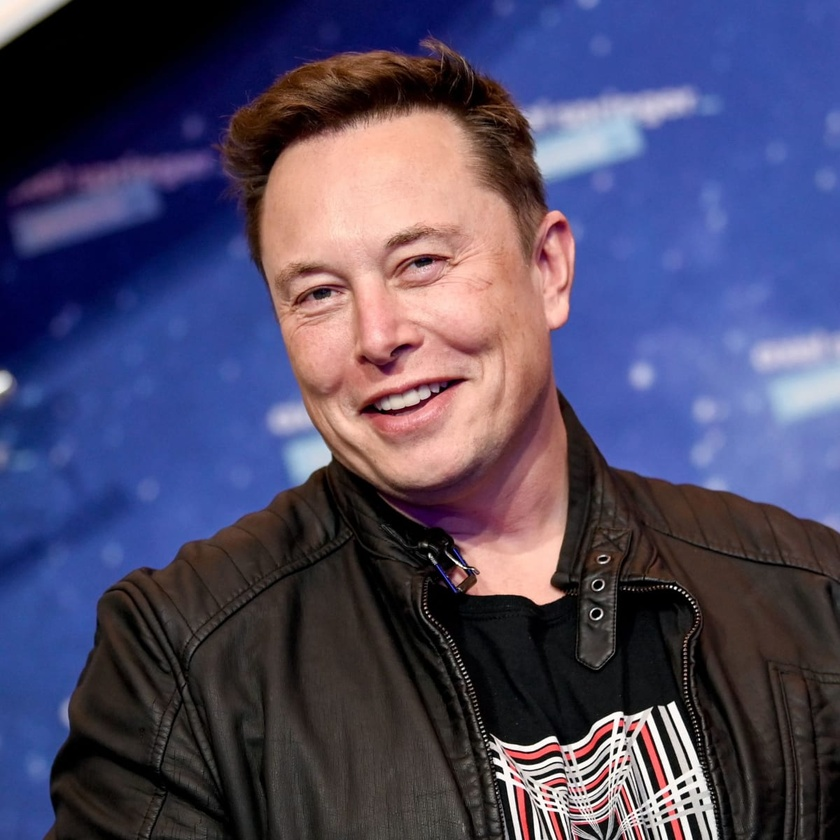
#> input picture Desktop/pythonProject/images/elon.jpg, 840 x 840 px, shrunk from 1200 x 1200 before the run, found by its file name
$ python dataset_description.py
#> lines starting #> are read from the running program, lines starting #| are printed output that depends on the picture; after the words box and inside, x2 and y2 are one past the last pixel; in counts of white or black regions, pixels touching at a corner belong together
import numpy as np
import cv2
from matplotlib import pyplot as plt
img = cv2.imread('elon.jpg')
#> img is the input picture: shape (840, 840, 3); mean B, G, R 100.7, 72.9, 77.8
ori = cv2.imread('elon.jpg')
gray = cv2.cvtColor(img,cv2.COLOR_BGR2GRAY)
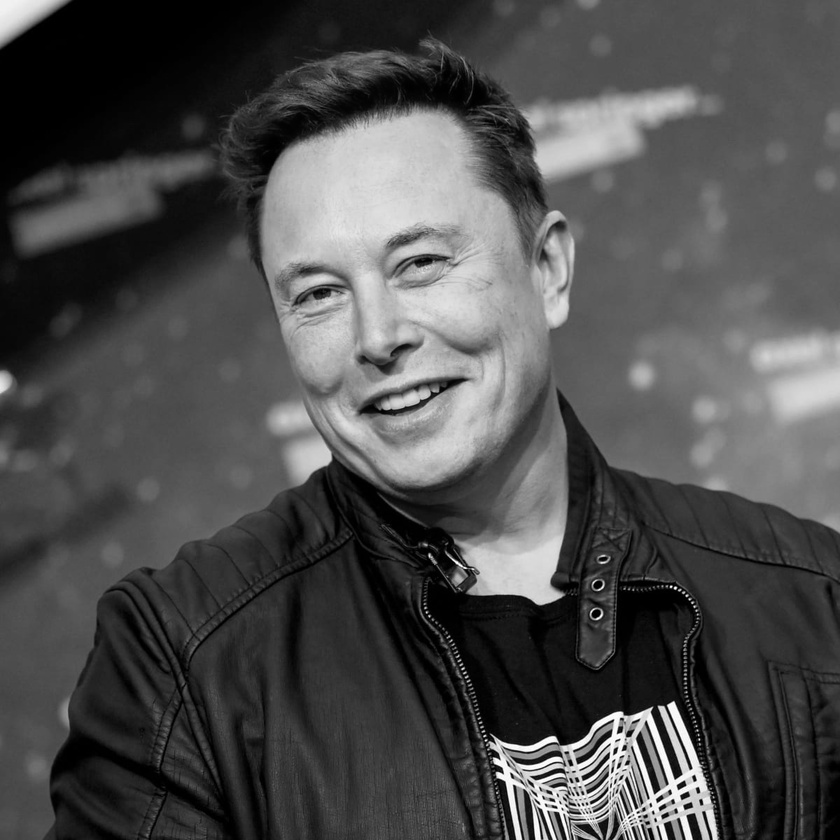
#> gray: shape (840, 840); min 0, max 255, mean 77.5
corners = cv2.goodFeaturesToTrack(gray,20,0.01,10)
#> corners = 20 rows, first 8: [675, 588], [622, 750], [675, 778], [617, 733], [636, 808], [554, 801], [699, 739], [690, 768]
corners = np.int0(corners)
for i in corners:
    x,y = i.ravel()
    cv2.circle(img,(x,y),3,255,-1)
#> this loop made 20 passes
#> (x, y) on passes 1 to 12: (675, 588), (622, 750), (675, 778), (617, 733), (636, 808), (554, 801), (699, 739), (690, 768), (583, 794), (513, 785), (686, 596), (694, 780)
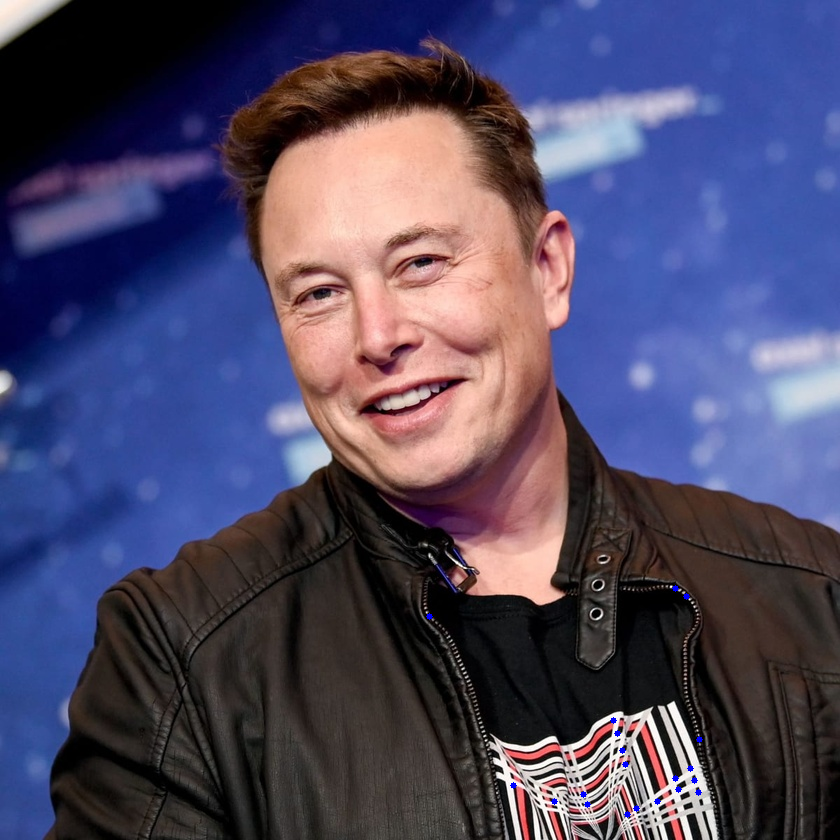
#> img: shape (840, 840, 3); 0.08% of pixels changed, all inside (x1, y1, x2, y2) = (426, 585, 703, 818)
cv2.imshow('Original', ori)
cv2.imshow('Shi-Tomasi', img)
cv2.waitKey(0)
cv2.destroyAllWindows()

$ run again, with Desktop/pythonProject/images/sundar.jpg copied over Desktop/pythonProject/images/elon.jpg
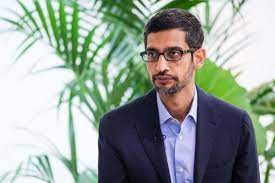
#> input picture Desktop/pythonProject/images/sundar.jpg, 275 x 183 px, found by its file name
#> img is the input picture: shape (183, 275, 3); mean B, G, R 154.6, 161.7, 151.3
#> `gray = cv2.cvtColor(img,cv2.COLOR_BGR2GRAY)`:
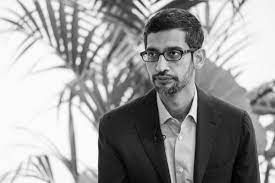
#> gray: shape (183, 275); min 1, max 255, mean 157.7
#> corners = 20 rows, first 8: [189, 114], [144, 50], [176, 54], [189, 53], [163, 54], [170, 116], [37, 29], [163, 135]
#> the loop `for i in corners:` made 20 passes
#> after the loop `for i in corners:`:
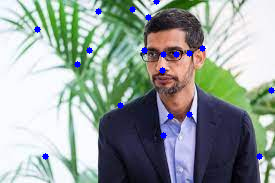
#> img: shape (183, 275, 3); 1.14% of pixels changed, all inside (x1, y1, x2, y2) = (34, 0, 275, 160)
